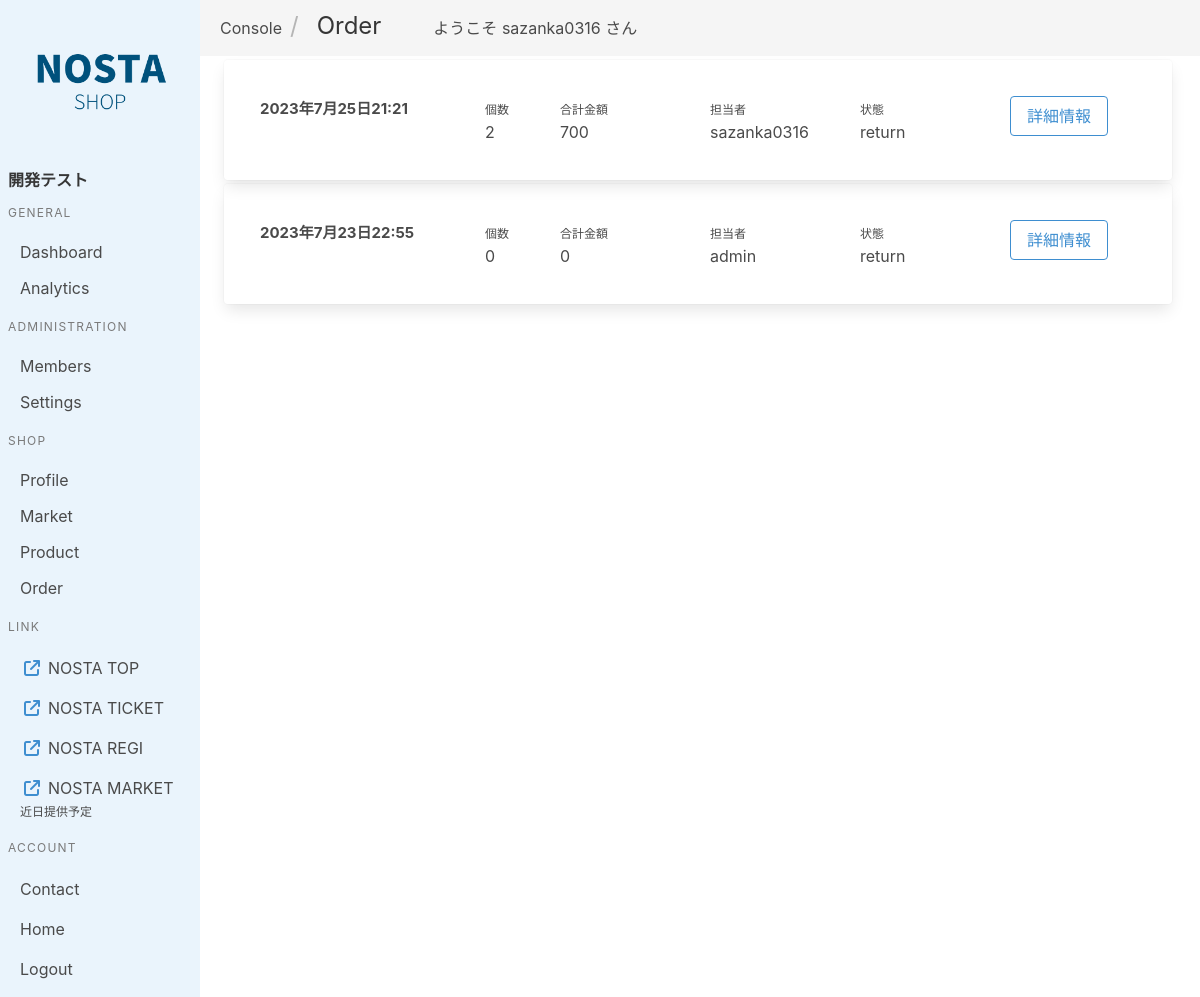
/shop/console/order/sys_part_test2 (signed in), run on an earlier commit of the app's database.
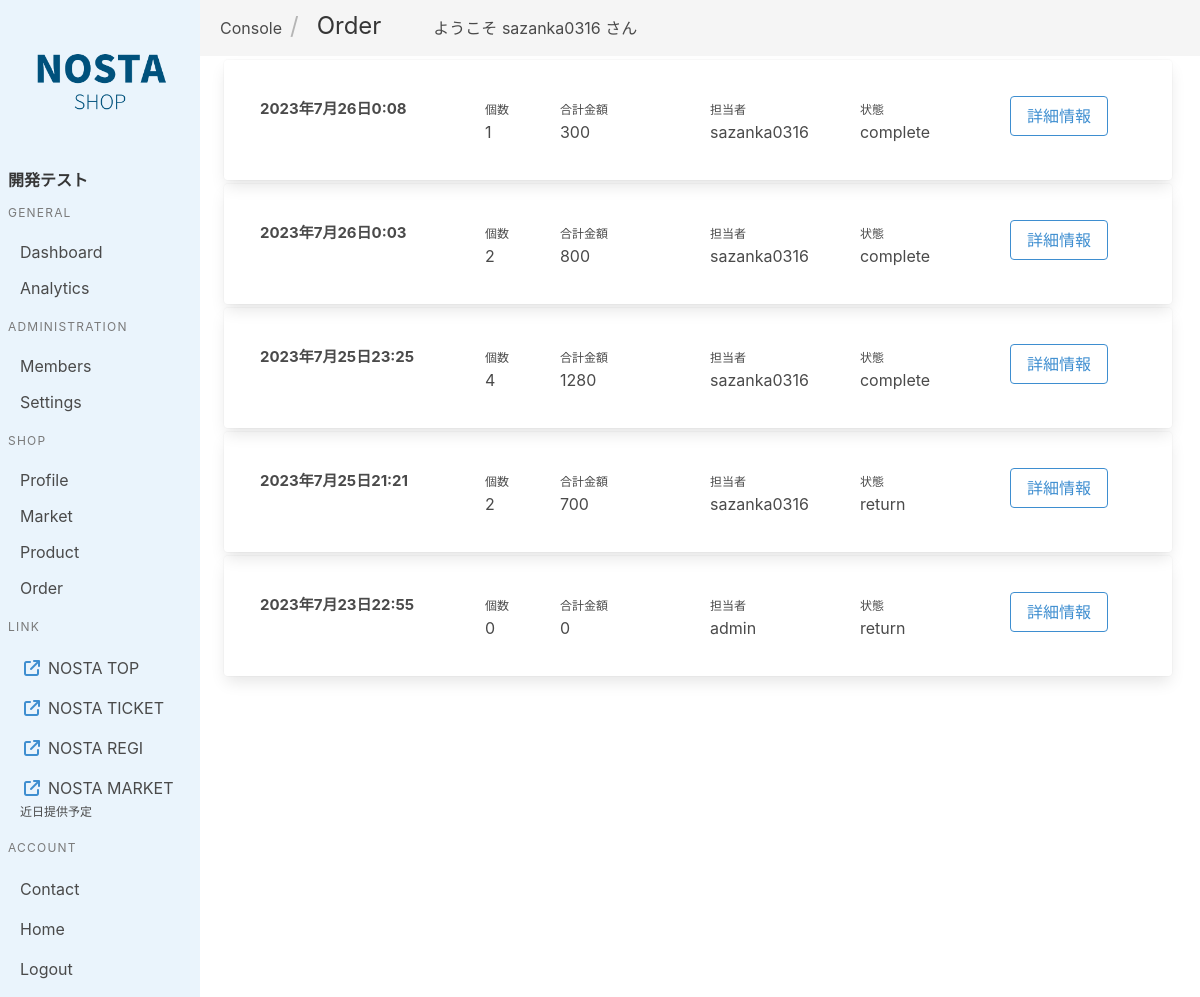
And on a later commit of the database.
### db/models.py (models this page shows, shortened)
class Shop(models.Model):
    owner = models.ForeignKey(User, on_delete=models.CASCADE)
    grade = models.CharField(max_length=100,default="Lite")
    name = models.CharField(max_length=100)
    code = models.CharField(max_length=100)
    description = models.TextField()
    message = models.CharField(max_length=1000)
    website = models.URLField()
    email_massege = models.CharField(max_length=1000)
    people_min = models.IntegerField()
    people_max = models.IntegerField()
    online_ticket = models.CharField(max_length=10,default="false")
    online_auth = models.CharField(max_length=10,default="false")
    sic = models.CharField(max_length=50)
    category = models.CharField(max_length=50)
    organization = models.CharField(max_length=1000)
    created_at = models.DateTimeField(auto_now_add=True)
    regi_ticket = models.BooleanField()
    regi_post = models.URLField(blank=True)
    is_active = models.BooleanField()

class Order(models.Model):
    user = models.ForeignKey(User, on_delete=models.SET_NULL,null=True)
    shop = models.ForeignKey(Shop, on_delete=models.CASCADE)
    status = models.CharField(max_length=20)
    day = models.CharField(max_length=10)
    created_at = models.DateTimeField(auto_now_add=True)
    finished_at = models.DateTimeField(auto_now=True)
    ticket = models.ForeignKey(Ticket, on_delete=models.CASCADE,null=True)
    number = models.IntegerField()
    total_price = models.IntegerField()
    cs_price = models.IntegerField()
    remaining_price = models.IntegerField()

### shop/views.py (the view)
# urls.py: path('console/order/<str:shopCODE>', views.order, name='order'),
@login_required
def order(request,shopCODE):
    if user_permission_auth(request,shopCODE) == "allow":
        if request.method == "POST":
            order = Order.objects.get(id=request.POST["id"])
            if request.POST["type"] == "get_detail":
                param = {
                    "order":order
                }
                data_detail = render_to_string("shop/console/order_detail_data.html",param)
                return HttpResponse(data_detail)
            elif request.POST["type"] == "get_order_products":
                products = CellProduct.objects.all().filter(order=order)
                param = {
                    "products":products
                }
                data_product = render_to_string("shop/console/order_product.html",param)
                return HttpResponse(data_product)
            elif request.POST["type"] == "post_order_treat":
                if request.POST["method"] == "delete":
                    Order.objects.get(id=request.POST["id"]).delete()
                elif request.POST["method"] == "return":
                    order = Order.objects.get(id=request.POST["id"])
                    order.status = "return"
                    order.save()
                    products = CellProduct.objects.all().filter(order=order)
                    for product in products:
                        product.price = 0
                        product.save()
                return HttpResponse("OK!")
        else:
            shop = Shop.objects.get(code=shopCODE)
            orders = Order.objects.all().filter(shop=shop)
            return render(request, 'shop/console/order.html',{'shop':shop,'orders':orders})
    else:
        return redirect('home')

### shop/views.py (called while the page is built)
def user_permission_auth(request,shopCODE):
    userdomain = request.user.email.split("@")[1]
    shop = Shop.objects.get(code=shopCODE)
    if(shop.owner == request.user) or ((shop.code in userdomain) and UserControl.objects.get(user=request.user).shopconsole == "valid"):
        return "allow"
    else:
        return "reject"

### templates/shop/console/order.html (shortened to what this page needs)
{% extends 'shop/console_base.html' %} {% block content %}
<nav class="navbar has-background-white-ter" role="navigation" aria-label="main navigation">
    <div class="navbar-brand">
        <div class="navbar-item">
            <nav class="breadcrumb" aria-label="breadcrumbs">
                <ul>
                    <li><p class="is-size-6 m-2">Console</p></li>
                    <li class="is-active is-size-4"><a href="#" aria-current="page">Order</a></li>
                </ul>
            </nav>
        </div>
        <p class="navbar-item" style="margin-left: 10px">ようこそ {{ user.username }} さん</p>
    </div>
</nav>
<div class="container is-main">
    <section>
        {% if orders.count == 0 %}
        <section class="hero is-light" style="width: 100%">
            <div class="hero-body">
                <p class="title">一致する商品がありません</p>
            </div>
        </section>
        {% else %} {% for order in orders reversed %}
        <div class="columns card card-content m-1 mr-2">
            <div class="column is-3"><b style="font-size: max(1vw, 15px)">{{ order.created_at }}</b></div>
            <div class="column is-1"><c style="font-size: 12px">個数</c><br />{{ order.number }}</div>
            <div class="column is-2"><c style="font-size: 12px">合計金額</c><br />{{ order.total_price }}</div>
            <div class="column is-2"><c style="font-size: 12px">担当者</c><br />{{ order.user.username }}</div>
            <div class="column is-2"><c style="font-size: 12px">状態</c><br />{{ order.status }}</div>
            <div class="column is-2">
                <div class="columns is-multiline">
                    <div class="column is-12"><a class="button is-outlined is-info js-modal-trigger" data-target="detail" data-id="{{ order.id }}">詳細情報</a></div>
                </div>
            </div>
        </div>
        {% endfor %} {% endif %}
    </section>
</div>
{% endblock %}

### templates/shop/console_base.html (shortened to what this page needs)
{% load static %}
<!DOCTYPE html>
<html lang="ja">
    <head>
        <link rel="stylesheet" href="https://cdn.jsdelivr.net/npm/bulma@0.9.4/css/bulma.min.css" />
        <link rel="stylesheet" href="{% static 'css/console.css' %}" />
        <link href="{% static 'fontawesomefree/css/fontawesome.css' %}" rel="stylesheet" type="text/css" />
        <link href="{% static 'fontawesomefree/css/brands.css' %}" rel="stylesheet" type="text/css" />
        <link href="{% static 'fontawesomefree/css/solid.css' %}" rel="stylesheet" type="text/css" />
        <link rel="stylesheet" href="https://cdn.jsdelivr.net/npm/charts.css/dist/charts.min.css" />
    </head>
    <body>
        <section class="columns is-gapless" style="min-height: 100vh; overflow: auto">
            <section class="column is-2" style="background-color: #eaf4fc">
                <nav class="navbar" role="navigation" aria-label="main navigation" style="background-color: #eaf4fc">
                    <div class="navbar-brand" style="margin: auto; display: block">
                        <img src="{% static 'image/logo_shop.png' %}" class="navbar-item" style="max-height: 10rem" alt="ロゴ" />
                    </div>
                </nav>
                <div class="container is-side sidebar m-2">
                    <aside class="menu">
                        <div style="display: flex; width: 100%; flex-wrap: wrap"><strong>{{ shop.name }}</strong></div>
                        <p class="menu-label">General</p>
                        <ul class="menu-list">
                            <li><a href="{% url 'shop:dashboard' shop.code %}">Dashboard</a></li>
                            <li><a href="{% url 'shop:analytics' shop.code %}">Analytics</a></li>
                        </ul>
                        <p class="menu-label">Administration</p>
                        <ul class="menu-list">
                            <li><a href="{% url 'shop:members' shop.code %}">Members</a></li>
                            <li><a href="{% url 'shop:settings' shop.code %}">Settings</a></li>
                        </ul>
                        <p class="menu-label">SHOP</p>
                        <ul class="menu-list">
                            <li><a href="{% url 'shop:profile' shop.code %}">Profile</a></li>
                            <li><a href="{% url 'shop:market' shop.code %}">Market</a></li>
                            <li><a href="{% url 'shop:product' shop.code %}">Product</a></li>
                            <li><a href="{% url 'shop:order' shop.code %}">Order</a></li>
                        </ul>
                        <p class="menu-label">Link</p>
                        <ul class="menu-list">
                            <li>
                                <a href="{% url 'top:home' %}">
                                    <span class="icon-text">
                                        <span class="icon has-text-info">
                                            <i class="fa-solid fa-arrow-up-right-from-square"></i>
                                        </span>
                                        <span>NOSTA TOP</span>
                                    </span>
                                </a>
                            </li>
                            <li>
                                <a href="{% url 'ticket:dashboard' shop.code %}">
                                    <span class="icon-text">
                                        <span class="icon has-text-info">
                                            <i class="fa-solid fa-arrow-up-right-from-square"></i>
                                        </span>
                                        <span>NOSTA TICKET</span>
                                    </span>
                                </a>
                            </li>
                            <li>
                                <a href="{% url 'regi:index' shop.code %}" target="_blank">
                                    <span class="icon-text">
                                        <span class="icon has-text-info">
                                            <i class="fa-solid fa-arrow-up-right-from-square"></i>
                                        </span>
                                        <span>NOSTA REGI</span>
                                    </span>
                                </a>
                            </li>
                            <li>
                                <a href="">
                                    <span class="icon-text">
                                        <span class="icon has-text-info">
                                            <i class="fa-solid fa-arrow-up-right-from-square"></i>
                                        </span>
                                        <span>NOSTA MARKET</span>
                                    </span>
                                    <p class="help">近日提供予定</p>
                                </a>
                            </li>
                        </ul>
                        <p class="menu-label">ACCOUNT</p>
                        <ul class="menu-list">
                            <li><a class="navbar-item" href="{% url 'top:contact' %}"> Contact </a></li>
                            <li><a class="navbar-item" href="{% url 'home' %}"> Home </a></li>
                            <li><a class="navbar-item" href="{% url 'logout' %}"> Logout </a></li>
                        </ul>
                    </aside>
                </div>
            </section>
            <section class="column is-10" style="overflow-y: hidden; overflow-x: hidden">{% block content %}{% endblock %}</section>
        </section>
    </body>
</html>

### static/css/console.css (style rules this page uses)
.sidebar { color: aliceblue !important; }

What changed in the data, as far as the page shows it:
added Order: created_at "2023年7月26日0:08", number "1", total_price "300", user.username "sazanka0316", status "complete"
added Order: created_at "2023年7月26日0:03", number "2", total_price "800", user.username "sazanka0316", status "complete"
added Order: created_at "2023年7月25日23:25", number "4", total_price "1280", user.username "sazanka0316", status "complete"
